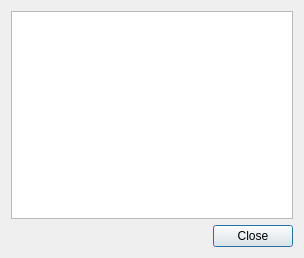
<?xml version="1.0" encoding="UTF-8"?>
<ui version="4.0">
 <class>PropertiesDialog</class>
 <widget class="QDialog" name="PropertiesDialog">
  <property name="geometry">
   <rect>
    <x>0</x>
    <y>0</y>
    <width>304</width>
    <height>258</height>
   </rect>
  </property>
  <property name="windowTitle">
   <string>Properties</string>
  </property>
  <layout class="QVBoxLayout" name="verticalLayout">
   <item>
    <widget class="QTreeView" name="propertiesView">
     <property name="rootIsDecorated">
      <bool>false</bool>
     </property>
     <property name="uniformRowHeights">
      <bool>true</bool>
     </property>
     <property name="itemsExpandable">
      <bool>false</bool>
     </property>
     <property name="expandsOnDoubleClick">
      <bool>false</bool>
     </property>
    </widget>
   </item>
   <item>
    <widget class="QDialogButtonBox" name="buttonBox">
     <property name="orientation">
      <enum>Qt::Horizontal</enum>
     </property>
     <property name="standardButtons">
      <set>QDialogButtonBox::Close</set>
     </property>
    </widget>
   </item>
  </layout>
 </widget>
 <resources/>
 <connections>
  <connection>
   <sender>buttonBox</sender>
   <signal>accepted()</signal>
   <receiver>PropertiesDialog</receiver>
   <slot>accept()</slot>
   <hints>
    <hint type="sourcelabel">
     <x>248</x>
     <y>254</y>
    </hint>
    <hint type="destinationlabel">
     <x>157</x>
     <y>274</y>
    </hint>
   </hints>
  </connection>
  <connection>
   <sender>buttonBox</sender>
   <signal>rejected()</signal>
   <receiver>PropertiesDialog</receiver>
   <slot>reject()</slot>
   <hints>
    <hint type="sourcelabel">
     <x>316</x>
     <y>260</y>
    </hint>
    <hint type="destinationlabel">
     <x>286</x>
     <y>274</y>
    </hint>
   </hints>
  </connection>
 </connections>
</ui>
